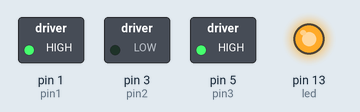
The sketch below on a simulated Arduino Uno, built with avr-gcc and run on an emulated ATmega328P. Parts: switched loads named in the sketch (green lamp = pin HIGH), output pins drawn as LEDs (lit = HIGH).

Above: at 0.1 s.
At 10.1 s:
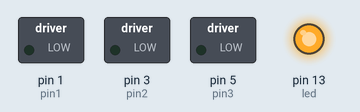
Timing chart, 0 to 11.6 s (numbered marks = the images above):
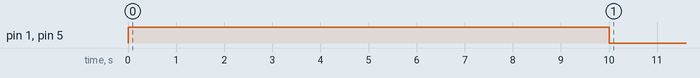

The sketch:

motor-driver-test.ino
```cpp
int pin1 = 1;
int pin2 = 3;
int pin3 = 5;

int led = 13;

void setup() {
  pinMode(led, OUTPUT);
  pinMode(pin1, OUTPUT);
  pinMode(pin2, OUTPUT);
  pinMode(pin3, OUTPUT);

  digitalWrite(led, HIGH);
  analogWrite(pin1, 1023);
  digitalWrite(pin2, LOW);
  digitalWrite(pin3, HIGH);
  delay(10000);

  analogWrite(pin1, 300);
  delay(5);

  analogWrite(pin1, 0);
  digitalWrite(pin2, LOW);
  digitalWrite(pin3, LOW);

}

void loop() {}
```
